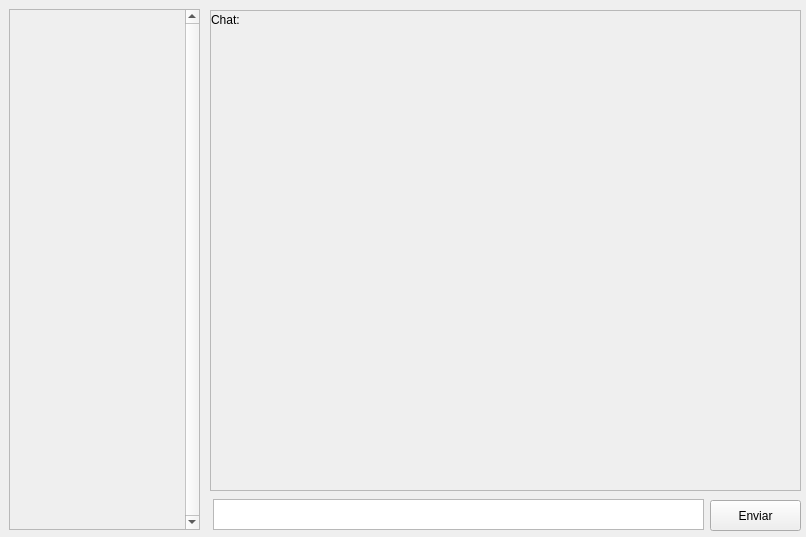
<?xml version="1.0" encoding="UTF-8"?>
<ui version="4.0">
 <class>Form</class>
 <widget class="QWidget" name="Form">
  <property name="geometry">
   <rect>
    <x>0</x>
    <y>0</y>
    <width>806</width>
    <height>537</height>
   </rect>
  </property>
  <property name="windowTitle">
   <string>Form</string>
  </property>
  <widget class="QScrollArea" name="scrollArea">
   <property name="geometry">
    <rect>
     <x>9</x>
     <y>9</y>
     <width>191</width>
     <height>521</height>
    </rect>
   </property>
   <property name="verticalScrollBarPolicy">
    <enum>Qt::ScrollBarAlwaysOn</enum>
   </property>
   <property name="widgetResizable">
    <bool>true</bool>
   </property>
   <widget class="QWidget" name="scrollAreaWidgetContents">
    <property name="geometry">
     <rect>
      <x>0</x>
      <y>0</y>
      <width>175</width>
      <height>519</height>
     </rect>
    </property>
    <widget class="QWidget" name="verticalLayoutWidget">
     <property name="geometry">
      <rect>
       <x>10</x>
       <y>0</y>
       <width>161</width>
       <height>521</height>
      </rect>
     </property>
     <layout class="QVBoxLayout" name="layCont">
      <property name="sizeConstraint">
       <enum>QLayout::SetDefaultConstraint</enum>
      </property>
      <property name="rightMargin">
       <number>0</number>
      </property>
     </layout>
    </widget>
   </widget>
  </widget>
  <widget class="QTextEdit" name="txtMsg">
   <property name="geometry">
    <rect>
     <x>213</x>
     <y>499</y>
     <width>491</width>
     <height>31</height>
    </rect>
   </property>
  </widget>
  <widget class="QPushButton" name="btnEnviar">
   <property name="geometry">
    <rect>
     <x>710</x>
     <y>500</y>
     <width>91</width>
     <height>31</height>
    </rect>
   </property>
   <property name="text">
    <string>Enviar</string>
   </property>
  </widget>
  <widget class="QScrollArea" name="scrollArea_2">
   <property name="geometry">
    <rect>
     <x>210</x>
     <y>10</y>
     <width>591</width>
     <height>481</height>
    </rect>
   </property>
   <property name="widgetResizable">
    <bool>true</bool>
   </property>
   <widget class="QWidget" name="scrollAreaWidgetContents_2">
    <property name="geometry">
     <rect>
      <x>0</x>
      <y>0</y>
      <width>589</width>
      <height>479</height>
     </rect>
    </property>
    <widget class="QLabel" name="lblChat">
     <property name="geometry">
      <rect>
       <x>0</x>
       <y>0</y>
       <width>401</width>
       <height>17</height>
      </rect>
     </property>
     <property name="text">
      <string>Chat: </string>
     </property>
    </widget>
    <widget class="QWidget" name="verticalLayoutWidget_2">
     <property name="geometry">
      <rect>
       <x>0</x>
       <y>20</y>
       <width>301</width>
       <height>461</height>
      </rect>
     </property>
     <layout class="QVBoxLayout" name="layIn"/>
    </widget>
    <widget class="QWidget" name="verticalLayoutWidget_3">
     <property name="geometry">
      <rect>
       <x>299</x>
       <y>19</y>
       <width>291</width>
       <height>461</height>
      </rect>
     </property>
     <layout class="QVBoxLayout" name="layOut"/>
    </widget>
   </widget>
  </widget>
 </widget>
 <resources/>
 <connections/>
</ui>
